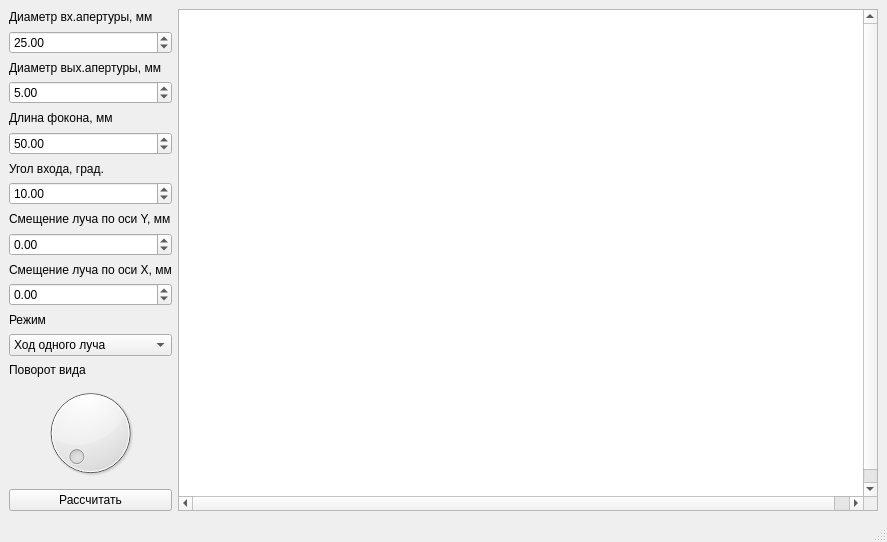
<?xml version="1.0" encoding="UTF-8"?>
<ui version="4.0">
 <class>MainWindow</class>
 <widget class="QMainWindow" name="MainWindow">
  <property name="geometry">
   <rect>
    <x>0</x>
    <y>0</y>
    <width>872</width>
    <height>542</height>
   </rect>
  </property>
  <property name="windowTitle">
   <string>MainWindow</string>
  </property>
  <widget class="QWidget" name="centralwidget">
   <layout class="QGridLayout" name="gridLayout">
    <item row="0" column="0">
     <layout class="QHBoxLayout" name="horizontalLayout">
      <item>
       <layout class="QVBoxLayout" name="verticalLayout_2">
        <item>
         <widget class="QLabel" name="label_d_in">
          <property name="text">
           <string>Диаметр вх.апертуры, мм</string>
          </property>
         </widget>
        </item>
        <item>
         <widget class="QDoubleSpinBox" name="d_in">
          <property name="minimum">
           <double>1.000000000000000</double>
          </property>
          <property name="maximum">
           <double>100.000000000000000</double>
          </property>
          <property name="singleStep">
           <double>0.500000000000000</double>
          </property>
          <property name="value">
           <double>25.000000000000000</double>
          </property>
         </widget>
        </item>
        <item>
         <widget class="QLabel" name="label_d_out">
          <property name="text">
           <string>Диаметр вых.апертуры, мм</string>
          </property>
         </widget>
        </item>
        <item>
         <widget class="QDoubleSpinBox" name="d_out">
          <property name="minimum">
           <double>1.000000000000000</double>
          </property>
          <property name="maximum">
           <double>100.000000000000000</double>
          </property>
          <property name="singleStep">
           <double>0.500000000000000</double>
          </property>
          <property name="value">
           <double>5.000000000000000</double>
          </property>
         </widget>
        </item>
        <item>
         <widget class="QLabel" name="label_length">
          <property name="text">
           <string>Длина фокона, мм</string>
          </property>
         </widget>
        </item>
        <item>
         <widget class="QDoubleSpinBox" name="length">
          <property name="minimum">
           <double>10.000000000000000</double>
          </property>
          <property name="maximum">
           <double>500.000000000000000</double>
          </property>
          <property name="value">
           <double>50.000000000000000</double>
          </property>
         </widget>
        </item>
        <item>
         <widget class="QLabel" name="label_angle">
          <property name="text">
           <string>Угол входа, град.</string>
          </property>
         </widget>
        </item>
        <item>
         <widget class="QDoubleSpinBox" name="angle">
          <property name="minimum">
           <double>-90.000000000000000</double>
          </property>
          <property name="maximum">
           <double>90.000000000000000</double>
          </property>
          <property name="singleStep">
           <double>0.500000000000000</double>
          </property>
          <property name="value">
           <double>10.000000000000000</double>
          </property>
         </widget>
        </item>
        <item>
         <widget class="QLabel" name="label_height">
          <property name="text">
           <string>Смещение луча по оси Y, мм</string>
          </property>
         </widget>
        </item>
        <item>
         <widget class="QDoubleSpinBox" name="height">
          <property name="minimum">
           <double>-99.989999999999995</double>
          </property>
          <property name="singleStep">
           <double>0.500000000000000</double>
          </property>
          <property name="value">
           <double>0.000000000000000</double>
          </property>
         </widget>
        </item>
        <item>
         <widget class="QLabel" name="label_offset">
          <property name="text">
           <string>Смещение луча по оси X, мм</string>
          </property>
         </widget>
        </item>
        <item>
         <widget class="QDoubleSpinBox" name="offset">
          <property name="minimum">
           <double>-99.989999999999995</double>
          </property>
          <property name="singleStep">
           <double>0.500000000000000</double>
          </property>
          <property name="value">
           <double>0.000000000000000</double>
          </property>
         </widget>
        </item>
        <item>
         <widget class="QLabel" name="label">
          <property name="text">
           <string>Режим</string>
          </property>
         </widget>
        </item>
        <item>
         <widget class="QComboBox" name="mode">
          <item>
           <property name="text">
            <string>Ход одного луча</string>
           </property>
          </item>
          <item>
           <property name="text">
            <string>Параллельный пучок</string>
           </property>
          </item>
          <item>
           <property name="text">
            <string>Расходящийся пучок</string>
           </property>
          </item>
          <item>
           <property name="text">
            <string>Полный перебор</string>
           </property>
          </item>
          <item>
           <property name="text">
            <string>Метод Монте-Карло</string>
           </property>
          </item>
         </widget>
        </item>
        <item>
         <widget class="QLabel" name="label_rotation">
          <property name="text">
           <string>Поворот вида</string>
          </property>
         </widget>
        </item>
        <item>
         <widget class="QDial" name="rotation">
          <property name="maximum">
           <number>360</number>
          </property>
         </widget>
        </item>
        <item>
         <widget class="QPushButton" name="calc">
          <property name="text">
           <string>Рассчитать</string>
          </property>
          <property name="checkable">
           <bool>false</bool>
          </property>
         </widget>
        </item>
       </layout>
      </item>
     </layout>
    </item>
    <item row="0" column="1">
     <widget class="QGraphicsView" name="view">
      <property name="minimumSize">
       <size>
        <width>700</width>
        <height>500</height>
       </size>
      </property>
      <property name="baseSize">
       <size>
        <width>700</width>
        <height>500</height>
       </size>
      </property>
      <property name="sceneRect">
       <rectf>
        <x>0.000000000000000</x>
        <y>0.000000000000000</y>
        <width>700.000000000000000</width>
        <height>500.000000000000000</height>
       </rectf>
      </property>
      <property name="renderHints">
       <set>QPainter::Antialiasing|QPainter::TextAntialiasing</set>
      </property>
      <property name="resizeAnchor">
       <enum>QGraphicsView::AnchorViewCenter</enum>
      </property>
     </widget>
    </item>
   </layout>
  </widget>
  <widget class="QStatusBar" name="statusbar"/>
 </widget>
 <resources/>
 <connections>
  <connection>
   <sender>calc</sender>
   <signal>clicked()</signal>
   <receiver>MainWindow</receiver>
   <slot>build()</slot>
   <hints>
    <hint type="sourcelabel">
     <x>69</x>
     <y>508</y>
    </hint>
    <hint type="destinationlabel">
     <x>34</x>
     <y>394</y>
    </hint>
   </hints>
  </connection>
  <connection>
   <sender>rotation</sender>
   <signal>valueChanged(int)</signal>
   <receiver>MainWindow</receiver>
   <slot>rotate(int)</slot>
   <hints>
    <hint type="sourcelabel">
     <x>95</x>
     <y>481</y>
    </hint>
    <hint type="destinationlabel">
     <x>6</x>
     <y>338</y>
    </hint>
   </hints>
  </connection>
 </connections>
 <slots>
  <slot>clear()</slot>
  <slot>build()</slot>
  <slot>draw(int)</slot>
  <slot>rotate(int)</slot>
 </slots>
</ui>
